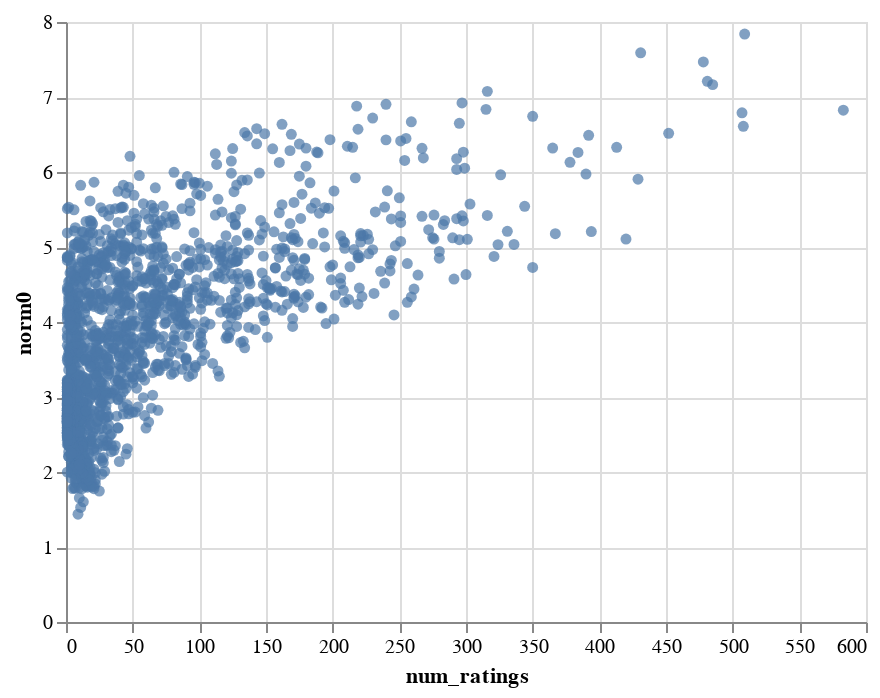

The cell this chart's notebook holds for it:
### Code cell
movie_embedding_norm(softmax_model)

### Figure 1 — Vega-Lite specification as saved in the notebook (floating-point values rounded to 4 significant figures; data arrays with more than 128 entries replaced by an {"elided": "..."} marker saying what was removed)
{"config": {"view": {"continuousWidth": 400, "continuousHeight": 300}}, "hconcat": [{"layer": [{"mark": "circle", "encoding": {"color": {"condition": {"value": "#4c78a8", "selection": "selector002"}, "value": "lightgray"}, "x": {"type": "quantitative", "field": "num_ratings"}, "y": {"type": "quantitative", "field": "norm0"}}, "selection": {"selector003": {"type": "single", "encodings": ["x", "y"], "on": "mouseover", "nearest": true, "empty": "none"}, "selector002": {"type": "interval"}}}, {"mark": {"type": "text", "align": "center", "dx": 5, "dy": -5}, "encoding": {"text": {"condition": {"type": "nominal", "field": "title", "selection": "selector003"}, "value": ""}, "x": {"type": "quantitative", "field": "num_ratings"}, "y": {"type": "quantitative", "field": "norm0"}}}]}], "data": {"name": "data-e8b9d64dd03711c1ae139a30db8ebc1c"}, "$schema": "https://vega.github.io/schema/vega-lite/v4.8.1.json", "datasets": {"data-e8b9d64dd03711c1ae139a30db8ebc1c": {"elided": "1682 records"}}}
